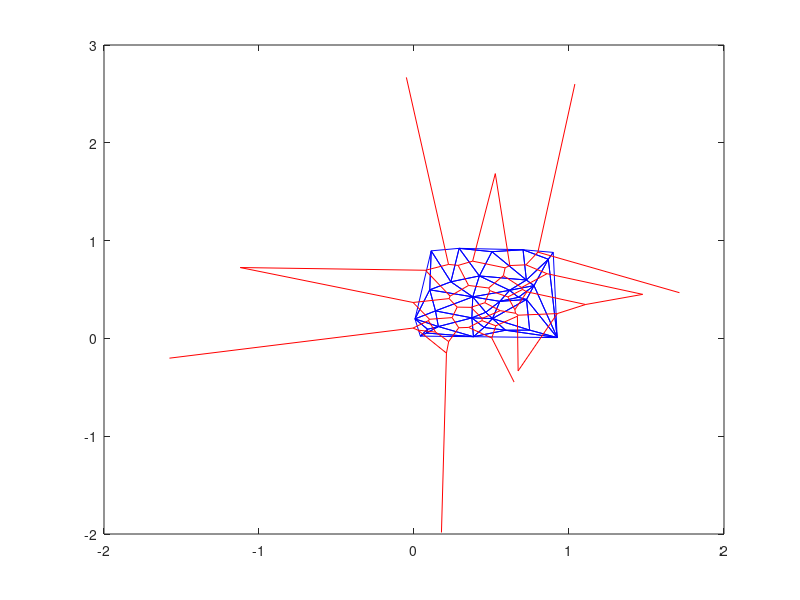

Source code (MATLAB):
%x = 10*rand (50, 1);
%          y = 10*rand (size (x));
%          h = convhull (x, y);
%          [vx, vy] = voronoi (x, y);
%          plot (vx, vy, "-b", x, y, "o", x(h), y(h), "-g");
%          legend ("", "points", "hull");
          
          
     rand ("state",9);
     x = rand (30,1);
     y = rand (30,1);
     tri = delaunay (x, y);
     [vx, vy] = voronoi (x, y, tri);
     triplot (tri, x, y, "b");
     hold on;
     plot (vx, vy, "r");
